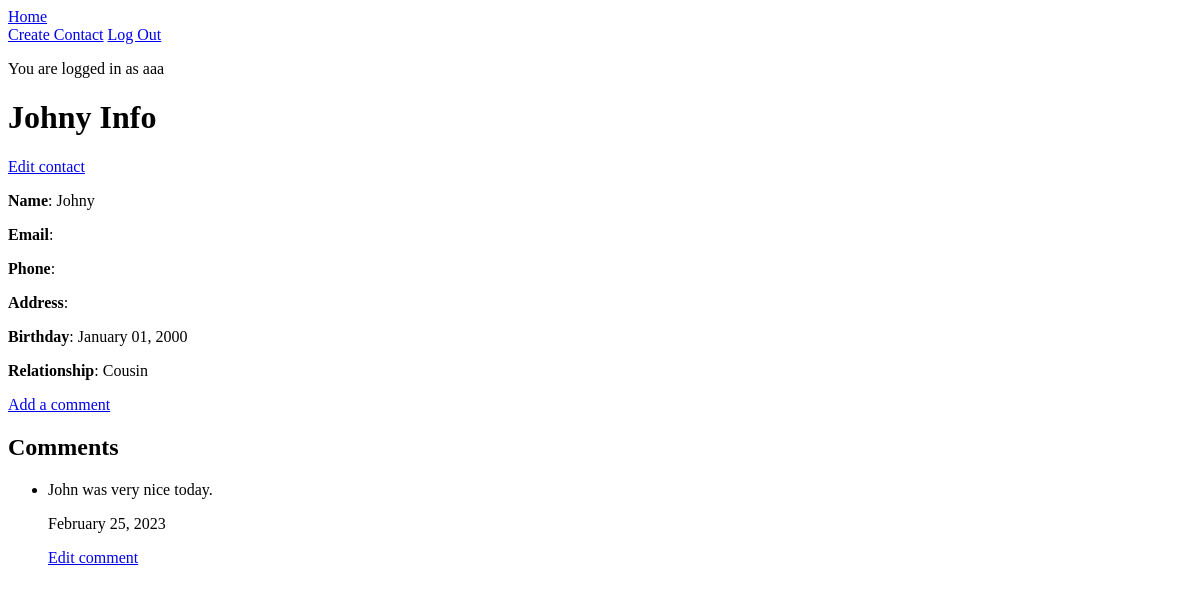
/contact/1 (signed in), run on an earlier commit of the app's database.
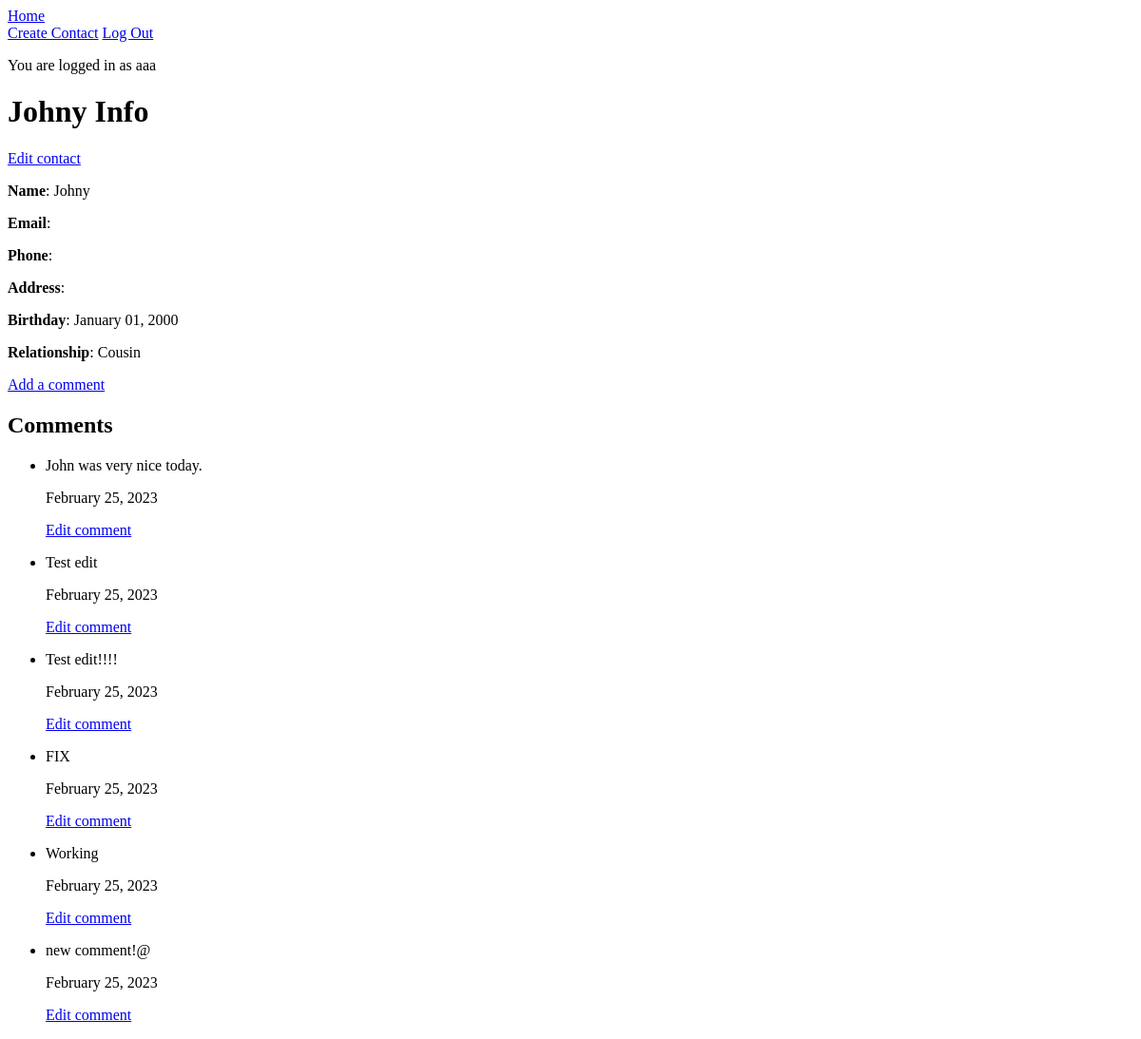
And on a later commit of the database.
### intouch_app/models.py (models this page shows, shortened)
class User(UserMixin, db.Model):
    id = db.Column(db.Integer, primary_key=True)
    username = db.Column(db.String(80), nullable=False, unique=True)
    password = db.Column(db.String(200), nullable=False)

class Contact(db.Model):
    id = db.Column(db.Integer, primary_key=True)
    name = db.Column(db.String(80), nullable=False)
    email = db.Column(db.String(80))
    phone = db.Column(db.String(9))
    address = db.Column(db.String(200))
    birthday = db.Column(db.Date)
    relationship = db.Column(db.String(80))
    user_id = db.Column(db.Integer, db.ForeignKey('user.id'), nullable=False)

class Comment(db.Model):
    id = db.Column(db.Integer, primary_key=True)
    comment = db.Column(db.String(800), nullable=False)
    created_on = db.Column(db.Date)
    contact_id = db.Column(db.Integer, db.ForeignKey('contact.id'), nullable=False)

### intouch_app/main/routes.py (the view, shortened to what this page needs)
@main.route('/contact/<contact_id>', methods=['GET', 'POST'])
@login_required
def contact_detail(contact_id):
    contact = Contact.query.get(contact_id)
    comments = Comment.query.filter_by(contact_id=contact_id).all()
    if (contact is None or contact.user_id != current_user.id):
        return redirect(url_for('main.homepage'))
    form = ContactForm(obj=contact)
    return render_template('contact_detail.html', contact=contact, comments=comments, form=form)

### intouch_app/extensions.py (called while the page is built)
@login_manager.user_loader
def load_user(user_id):
    return User.query.get(user_id)

### intouch_app/templates/contact_detail.html
{% extends 'base.html' %}
{% block content %}
<h1>{{ contact.name }} Info</h1>
<a href="/contact/{{ contact.id }}/edit">Edit contact</a>
<p>
    <strong>Name</strong>: {{ contact.name }}
</p>
<p>
    <strong>Email</strong>: {{ contact.email }}
</p>
<p>
    <strong>Phone</strong>: {{ contact.phone }}
</p>
<p>
    <strong>Address</strong>: {{ contact.address }}
</p>
{% if contact.birthday %}
<p>
    <strong>Birthday</strong>: {{ contact.birthday.strftime('%B %d, %Y') }}
</p>
{% endif %}
<p>
    <strong>Relationship</strong>: {{ contact.relationship }}
</p>
<a href="/contact/{{ contact.id }}/create_comment">Add a comment</a>
{% if comments %}
<h2>Comments</h2>
<ul>
    {% for comment in comments %}
    <li>
        <p>{{ comment.comment }}</p>
        <p>{{ comment.created_on.strftime('%B %d, %Y') }}</p>
        <a href="/contact/{{ contact.id }}/comment/{{ comment.id }}/edit">Edit comment</a>
    </li>
    {% endfor %}
</ul>
{% endif %}
{% endblock %}

### intouch_app/templates/base.html (shortened to what this page needs)
<!DOCTYPE html>
<html>
<head>
    <link rel="stylesheet" href="/static/style.css">
</head>
<body>
    <nav>
        <a href="/">Home</a>
        <div>
            {% if current_user.is_authenticated %}
            <a href="/create_contact">Create Contact</a>
            <a href="/logout">Log Out</a>
            {% else %}
            <a href="/signup">Sign Up</a>
            <a href="/login">Log In</a>
            {% endif %}
        </div>
    </nav>
    {% if current_user.is_authenticated %}
    <p>You are logged in as {{ current_user.username }}</p>
    {% endif %}
    {% block content %}{% endblock %}
</body>
</html>

What changed in the data, as far as the page shows it:
added Comment: comment "Test edit", created_on "February 25, 2023"
added Comment: comment "Test edit!!!!", created_on "February 25, 2023"
added Comment: comment "FIX", created_on "February 25, 2023"
added Comment: comment "Working", created_on "February 25, 2023"
added Comment: comment "new comment!@", created_on "February 25, 2023"
